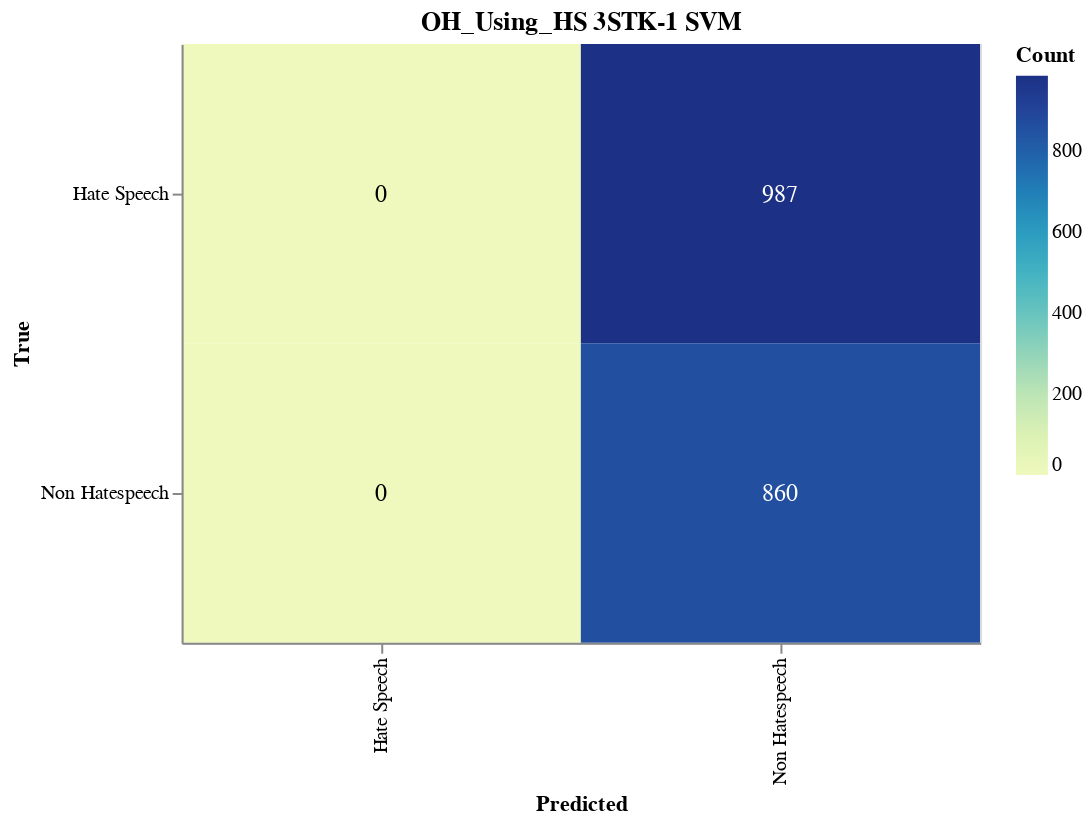

The notebook cell saved with this chart:
### Markdown cell above
#### Save Confusion Matrix

### Code cell
import altair as alt
import altair_saver
import pandas as pd
from sklearn.metrics import confusion_matrix

# Calculate the confusion matrix
cm = confusion_matrix(true_labels, adjusted_predictions)

# Define class names
class_names = ['Hate Speech', 'Non Hatespeech']

# Convert confusion matrix to DataFrame
cm_df = pd.DataFrame(cm, index=class_names, columns=class_names).reset_index().melt(id_vars='index')
cm_df.columns = ['True', 'Predicted', 'Count']

# Ensure the order of categories
cm_df['True'] = pd.Categorical(cm_df['True'], categories=class_names, ordered=True)
cm_df['Predicted'] = pd.Categorical(cm_df['Predicted'], categories=class_names, ordered=True)

# Create the Altair plot
heatmap = alt.Chart(cm_df).mark_rect().encode(
    x=alt.X('Predicted:O', sort=class_names),
    y=alt.Y('True:O', sort=class_names),
    color='Count:Q',
    tooltip=['True', 'Predicted', 'Count']
).properties(
    width=400,
    height=300,
    title='OH_Using_HS 3STK-1 SVM'
)

# Add text labels
text = heatmap.mark_text(
    align='center',
    baseline='middle',
    fontSize=12
).encode(
    text='Count:Q',
    color=alt.condition(
        alt.datum.Count > cm.max() / 2,
        alt.value('white'),
        alt.value('black')
    )
)

# Combine heatmap and text
final_chart = heatmap + text

# Display the plot
final_chart.show()

### Figure 1 — Vega-Lite specification as saved in the notebook (floating-point values rounded to 4 significant figures)
{"config": {"view": {"continuousWidth": 300, "continuousHeight": 300}}, "layer": [{"mark": {"type": "rect"}, "encoding": {"color": {"field": "Count", "type": "quantitative"}, "tooltip": [{"field": "True", "type": "ordinal"}, {"field": "Predicted", "type": "ordinal"}, {"field": "Count", "type": "quantitative"}], "x": {"field": "Predicted", "sort": ["Hate Speech", "Non Hatespeech"], "type": "ordinal"}, "y": {"field": "True", "sort": ["Hate Speech", "Non Hatespeech"], "type": "ordinal"}}, "title": "OH_Using_HS 3STK-1 SVM"}, {"mark": {"type": "text", "align": "center", "baseline": "middle", "fontSize": 12}, "encoding": {"color": {"condition": {"test": "(datum.Count > 493.5)", "value": "white"}, "value": "black"}, "text": {"field": "Count", "type": "quantitative"}, "tooltip": [{"field": "True", "type": "ordinal"}, {"field": "Predicted", "type": "ordinal"}, {"field": "Count", "type": "quantitative"}], "x": {"field": "Predicted", "sort": ["Hate Speech", "Non Hatespeech"], "type": "ordinal"}, "y": {"field": "True", "sort": ["Hate Speech", "Non Hatespeech"], "type": "ordinal"}}, "title": "OH_Using_HS 3STK-1 SVM"}], "data": {"name": "data-010c52edfd2079f09c0236dffc020b77"}, "height": 300, "width": 400, "$schema": "https://vega.github.io/schema/vega-lite/v5.17.0.json", "datasets": {"data-010c52edfd2079f09c0236dffc020b77": [{"True": "Hate Speech", "Predicted": "Hate Speech", "Count": 0}, {"True": "Non Hatespeech", "Predicted": "Hate Speech", "Count": 0}, {"True": "Hate Speech", "Predicted": "Non Hatespeech", "Count": 987}, {"True": "Non Hatespeech", "Predicted": "Non Hatespeech", "Count": 860}]}}
